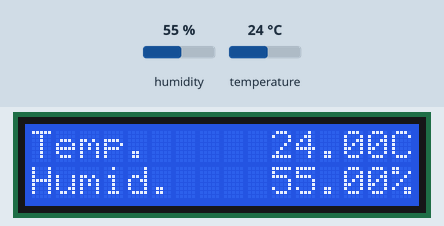
The sketch below on a simulated Arduino Uno, built with avr-gcc and run on an emulated ATmega328P. Parts: 16×2 character LCD. Inputs (shaded band) come from the test bench; at power-on: humidity 55 %, temperature 24 °C.

Above: at 2.7 s.
2.8 s: humidity set to 22 %
At 4.4 s:
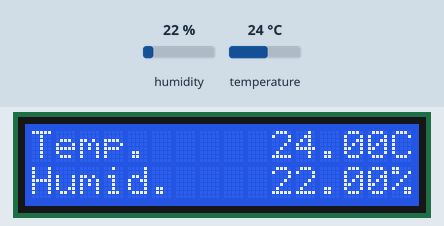
5.8 s: temperature set to 12 °C
At 7.3 s:
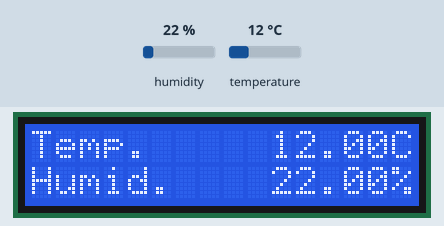
8.8 s: humidity set to 40 %
At 10.7 s:
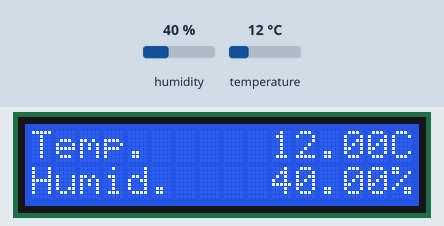
11.8 s: temperature set to 19 °C
At 13.5 s:
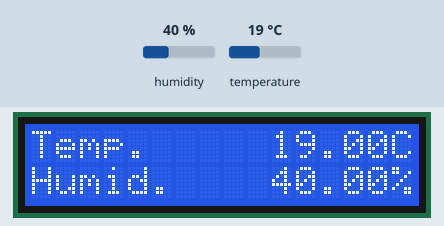
Timing chart, 0 to 15.0 s (numbered marks = the images above; inputs shaded):
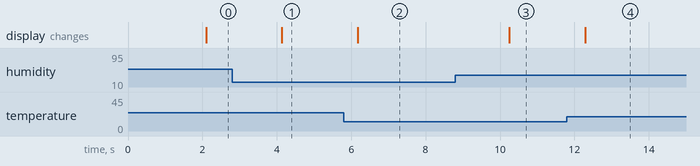

Measured:
- after the input at 2.8 s, the display: changes after 1.3 s (image 1)
- after the input at 5.8 s, the display: changes after 0.37 s (image 2)
- after the input at 8.8 s, the display: changes after 1.4 s (image 3)
- after the input at 11.8 s, the display: changes after 0.49 s (image 4)

The sketch:

DHT22_with_LCD.ino
```cpp
// https://github.com/adafruit/DHT-sensor-library
#include "DHT.h"

//https://github.com/adafruit/Adafruit_LiquidCrystal
#include "Wire.h"
#include "Adafruit_LiquidCrystal.h"


#define DHTPIN 2

#define DHTTYPE DHT22

DHT dht(DHTPIN, DHTTYPE);
//Initialize LCD.
Adafruit_LiquidCrystal lcd(8, 9, 4, 5, 6, 7);

void setup() {
  lcd.begin(16, 2);
  dht.begin();
}

void loop() {
  delay(2000);

  float h = dht.readHumidity();
  float t = dht.readTemperature();

  if (isnan(h) || isnan(t)) {
    lcd.setCursor(0, 0);
    lcd.print("Sensor Error");
    return;
  }

  lcd.setCursor(0, 0);
  lcd.print("Temp.     ");
  lcd.print(t);
  lcd.print("C");

  lcd.setCursor(0, 1);
  lcd.print("Humid.    ");
  lcd.print(h);
  lcd.print("%");
}
```
